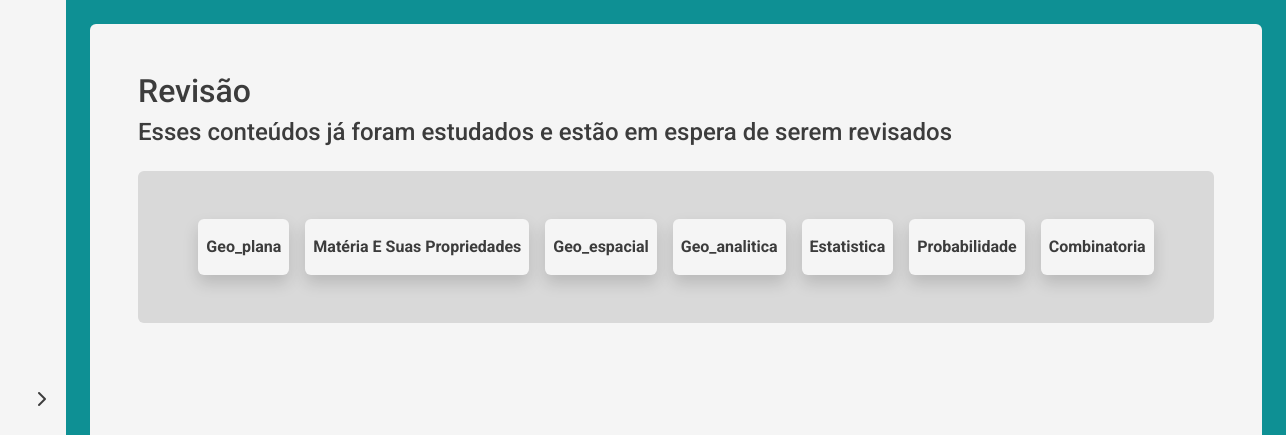
Page /revisao (signed in) on the committed database.
### models/Assunto.py (models this page shows, shortened)
class Assunto(db.Model):
    __tablename__='assunto'
    id_assunto = db.Column(db.Integer, primary_key = True, autoincrement = True)
    nome = db.Column(db.String(150))
    duracao = db.Column(db.Float)
    id_materia = db.Column(db.Integer, db.ForeignKey('materia.id_materia'))
    materia = db.relationship('Materia', foreign_keys=id_materia)

### app.py (the view)
@app.route('/revisao')
def lista_revisao():
   lista_progressos = Progresso.query.filter(Progresso.id_usuario==current_user.id, Progresso.concluido==1).all()
   assuntos = []
   for pgs in lista_progressos:
      ass = Assunto.query.filter_by(id_assunto=pgs.id_assunto).first()
      assuntos.append(ass.nome)
   return render_template('revisao.html', assuntos=assuntos)

### controllers/Usuario.py (called while the page is built)
@login_manager.user_loader
def load_user(user_id):
    if not user_id:
        return None
    return Usuario.query.get(user_id)

### templates/revisao.html
{% extends "base_landingpage.html" %}
{% block conteudo %}
    <div>
        <h2>Revisão</h2>
        <h4>Esses conteúdos já foram estudados e estão em espera de serem revisados</h4>
    </div>
    <div>
        <div class="box-materias d-flex gap-3 justify-content-center mt-4 p-5 rounded">
            {% for assunto in assuntos %}
            <div class="box-assuntos d-flex flex-column">
                <div class="assuntos d-flex flex-column gap-3 rounded pt-3 bg-branco-pi shadow">
                    <div class="item-assunto w-100 text-center pb-3 mx-2 w-auto fw-bold text-capitalize">
                        {{ assunto }}
                    </div>
                </div>
            </div>
            {% else %}
                <p class="text-muted text-center">Nenhum conteúdo concluído para revisão.</p>
            {% endfor %}
        </div>
    </div>
{% endblock %}

### static/css/index.css (style rules this page uses)
.bg-branco-pi { background-color: #F5F5F5; }
body { margin: 0; padding: 0; box-sizing: border-box; font-family: "Roboto", sans-serif !important; color: #3C3C3C !important; line-height: normal; }
html, body { height: 100%; width: 100%; }
.box-materias { background: #D9D9D9; }
.assuntos .item-assunto { border-bottom: 1px solid; }
.box-assuntos .item-assunto:last-child { border-bottom: none; }

### rows in the picture
Assunto: nome "Geo_plana"
Assunto: nome "Matéria E Suas Propriedades"
Assunto: nome "Geo_espacial"
Assunto: nome "Geo_analitica"
Assunto: nome "Estatistica"
Assunto: nome "Probabilidade"
Assunto: nome "Combinatoria"
